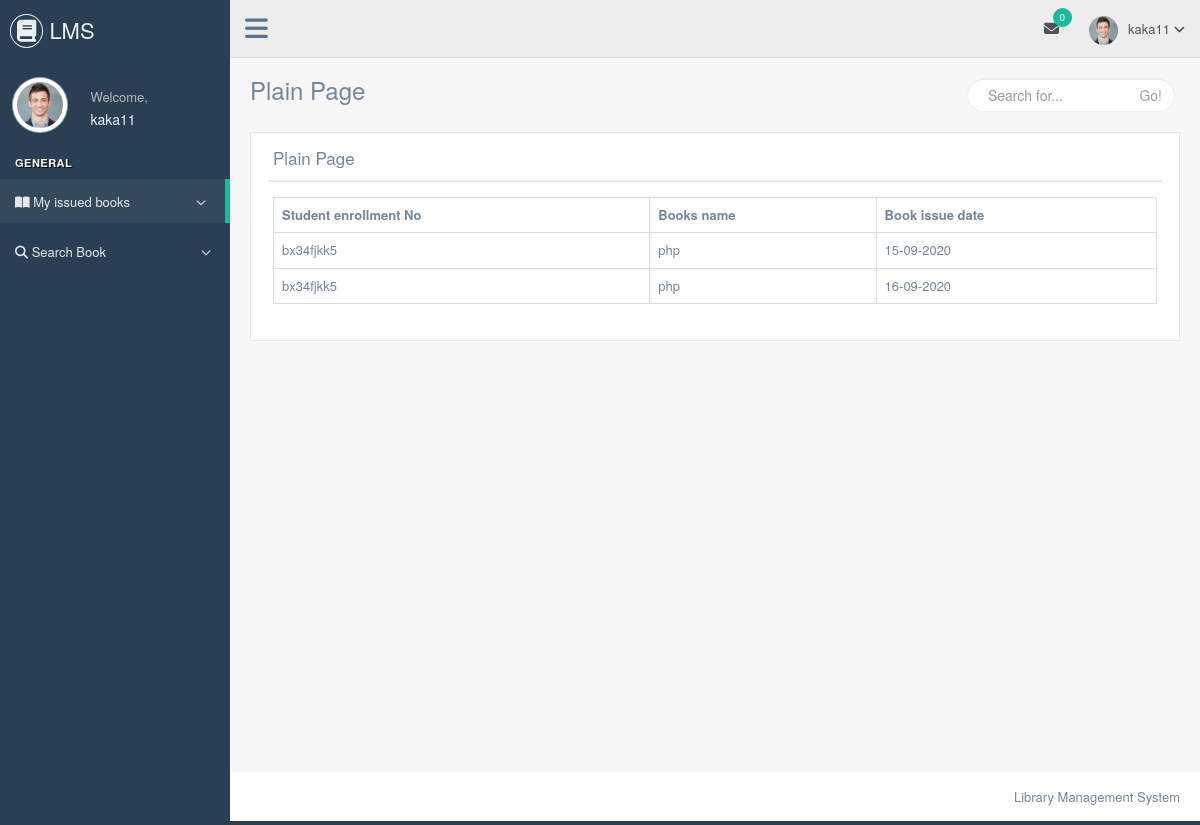
Screenshot of /student/my_issued_book.php (signed in) with the database file from the repository.
### tables this page shows
CREATE TABLE `issue_books` (
  `id` int(5) NOT NULL,
  `student_enrollment` varchar(50) NOT NULL,
  `student_name` varchar(50) NOT NULL,
  `student_sem` varchar(50) NOT NULL,
  `student_contact` varchar(50) NOT NULL,
  `student_email` varchar(50) NOT NULL,
  `book_name` varchar(50) NOT NULL,
  `books_issue_date` varchar(50) NOT NULL,
  `books_return_date` varchar(50) NOT NULL,
  `student_username` varchar(50) NOT NULL
);

### student/my_issued_book.php (the view, shortened to what this page needs)
<?php
include 'header.php';
include 'conn.php';
?>
        <div class="right_col" role="main">
            <div class="">
                <div class="page-title">
                    <div class="title_left">
                        <h3>Plain Page</h3>
                    </div>
                    <div class="title_right">
                        <div class="col-md-5 col-sm-5 col-xs-12 form-group pull-right top_search">
                            <div class="input-group">
                                <input type="text" class="form-control" placeholder="Search for...">
                    <span class="input-group-btn">
                      <button class="btn btn-default" type="button">Go!</button>
                    </span>
                            </div>
                        </div>
                    </div>
                </div>
                <div class="clearfix"></div>
                <div class="row" style="min-height:500px">
                    <div class="col-md-12 col-sm-12 col-xs-12">
                        <div class="x_panel">
                            <div class="x_title">
                                <h2>Plain Page</h2>
                                <div class="clearfix"></div>
                            </div>
                            <div class="x_content">
                            <table class="table table-bordered">
                                <th>
                                    Student enrollment No
                                </th>
                                <th>
                                    Books name
                                </th>
                                <th>
                                    Book issue date
                                </th>
                                <?php
                                $res=mysqli_query($conn,"SELECT * FROM issue_books WHERE student_username ='$_SESSION[username]'") or die("Error: " . mysqli_error($conn));
                                while($row=mysqli_fetch_array($res))
                                {
                                    echo "<tr>";
                                    echo "<td>";
                                    echo $row['student_enrollment'];
                                    echo "</td>";
                                    echo "<td>";
                                    echo $row['book_name'];
                                    echo "</td>";
                                    echo "<td>";
                                    echo $row['books_issue_date'];
                                    echo "</td>";
                                    echo "</tr>";
                                }
                                ?>
                                </table>
                            </div>
                        </div>
                    </div>
                </div>
            </div>
        </div>
<?php
include 'footer.php';
?>

### rows the page displays
issue_books: student_enrollment "bx34fjkk5", book_name "php", books_issue_date "15-09-2020"
issue_books: student_enrollment "bx34fjkk5", book_name "php", books_issue_date "16-09-2020"

### other values shown
$_SESSION['username'] "kaka11"
$tot "0"
